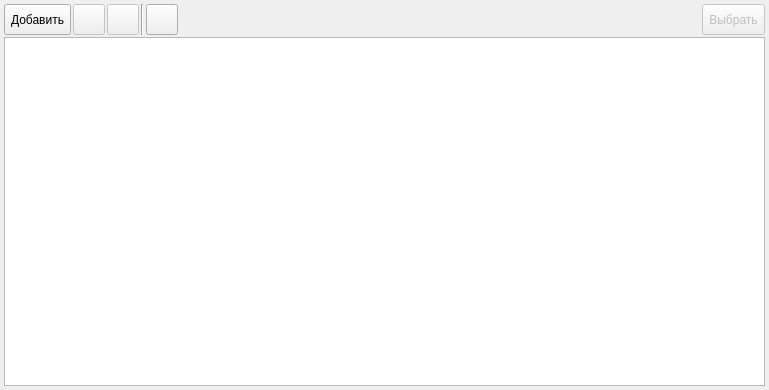
<?xml version="1.0" encoding="UTF-8"?>
<ui version="4.0">
 <class>FormSEOVariables</class>
 <widget class="QWidget" name="FormSEOVariables">
  <property name="geometry">
   <rect>
    <x>0</x>
    <y>0</y>
    <width>769</width>
    <height>390</height>
   </rect>
  </property>
  <property name="windowTitle">
   <string>Form</string>
  </property>
  <layout class="QVBoxLayout" name="verticalLayout">
   <property name="spacing">
    <number>2</number>
   </property>
   <property name="leftMargin">
    <number>4</number>
   </property>
   <property name="topMargin">
    <number>4</number>
   </property>
   <property name="rightMargin">
    <number>4</number>
   </property>
   <property name="bottomMargin">
    <number>4</number>
   </property>
   <item>
    <layout class="QHBoxLayout" name="horizontalLayout">
     <property name="spacing">
      <number>2</number>
     </property>
     <item>
      <widget class="QToolButton" name="toolButtonAdd">
       <property name="sizePolicy">
        <sizepolicy hsizetype="Preferred" vsizetype="Preferred">
         <horstretch>0</horstretch>
         <verstretch>0</verstretch>
        </sizepolicy>
       </property>
       <property name="toolTip">
        <string>Добавить доставку</string>
       </property>
       <property name="text">
        <string>Добавить</string>
       </property>
       <property name="icon">
        <iconset resource="../../res.qrc">
         <normaloff>:/32/icons/32x32/add.png</normaloff>:/32/icons/32x32/add.png</iconset>
       </property>
       <property name="iconSize">
        <size>
         <width>24</width>
         <height>24</height>
        </size>
       </property>
       <property name="toolButtonStyle">
        <enum>Qt::ToolButtonTextBesideIcon</enum>
       </property>
      </widget>
     </item>
     <item>
      <widget class="QToolButton" name="toolButtonEdit">
       <property name="enabled">
        <bool>false</bool>
       </property>
       <property name="sizePolicy">
        <sizepolicy hsizetype="Preferred" vsizetype="Preferred">
         <horstretch>0</horstretch>
         <verstretch>0</verstretch>
        </sizepolicy>
       </property>
       <property name="toolTip">
        <string>Редактировать доставку</string>
       </property>
       <property name="text">
        <string/>
       </property>
       <property name="icon">
        <iconset resource="../../res.qrc">
         <normaloff>:/32/icons/32x32/edit.png</normaloff>:/32/icons/32x32/edit.png</iconset>
       </property>
       <property name="iconSize">
        <size>
         <width>24</width>
         <height>24</height>
        </size>
       </property>
      </widget>
     </item>
     <item>
      <widget class="QToolButton" name="toolButtonDelete">
       <property name="enabled">
        <bool>false</bool>
       </property>
       <property name="sizePolicy">
        <sizepolicy hsizetype="Preferred" vsizetype="Preferred">
         <horstretch>0</horstretch>
         <verstretch>0</verstretch>
        </sizepolicy>
       </property>
       <property name="toolTip">
        <string>Удалить доставку</string>
       </property>
       <property name="text">
        <string/>
       </property>
       <property name="icon">
        <iconset resource="../../res.qrc">
         <normaloff>:/32/icons/32x32/delete.png</normaloff>:/32/icons/32x32/delete.png</iconset>
       </property>
       <property name="iconSize">
        <size>
         <width>24</width>
         <height>24</height>
        </size>
       </property>
      </widget>
     </item>
     <item>
      <widget class="Line" name="line">
       <property name="orientation">
        <enum>Qt::Vertical</enum>
       </property>
      </widget>
     </item>
     <item>
      <widget class="QToolButton" name="toolButtonRefresh">
       <property name="sizePolicy">
        <sizepolicy hsizetype="Preferred" vsizetype="Preferred">
         <horstretch>0</horstretch>
         <verstretch>0</verstretch>
        </sizepolicy>
       </property>
       <property name="toolTip">
        <string>Обновить данные</string>
       </property>
       <property name="text">
        <string/>
       </property>
       <property name="icon">
        <iconset resource="../../res.qrc">
         <normaloff>:/32/icons/32x32/refresh.png</normaloff>:/32/icons/32x32/refresh.png</iconset>
       </property>
       <property name="iconSize">
        <size>
         <width>24</width>
         <height>24</height>
        </size>
       </property>
      </widget>
     </item>
     <item>
      <spacer name="horizontalSpacer">
       <property name="orientation">
        <enum>Qt::Horizontal</enum>
       </property>
       <property name="sizeHint" stdset="0">
        <size>
         <width>649</width>
         <height>20</height>
        </size>
       </property>
      </spacer>
     </item>
     <item>
      <widget class="QToolButton" name="toolButtonSelect">
       <property name="enabled">
        <bool>false</bool>
       </property>
       <property name="sizePolicy">
        <sizepolicy hsizetype="Preferred" vsizetype="Preferred">
         <horstretch>0</horstretch>
         <verstretch>0</verstretch>
        </sizepolicy>
       </property>
       <property name="toolTip">
        <string>Удалить доставку</string>
       </property>
       <property name="text">
        <string>Выбрать</string>
       </property>
       <property name="icon">
        <iconset resource="../../res.qrc">
         <normaloff>:/64/icons/64x64/select.png</normaloff>:/64/icons/64x64/select.png</iconset>
       </property>
       <property name="iconSize">
        <size>
         <width>24</width>
         <height>24</height>
        </size>
       </property>
       <property name="toolButtonStyle">
        <enum>Qt::ToolButtonTextBesideIcon</enum>
       </property>
      </widget>
     </item>
    </layout>
   </item>
   <item>
    <widget class="QTreeView" name="treeViewSEOVariables">
     <property name="rootIsDecorated">
      <bool>false</bool>
     </property>
     <property name="itemsExpandable">
      <bool>false</bool>
     </property>
    </widget>
   </item>
  </layout>
  <action name="actionAdd">
   <property name="icon">
    <iconset resource="../../res.qrc">
     <normaloff>:/32/icons/32x32/add.png</normaloff>:/32/icons/32x32/add.png</iconset>
   </property>
   <property name="text">
    <string>Добавить</string>
   </property>
   <property name="toolTip">
    <string>Добавить SEO переменную</string>
   </property>
   <property name="shortcut">
    <string>Ctrl+Ins</string>
   </property>
  </action>
  <action name="actionDel">
   <property name="icon">
    <iconset resource="../../res.qrc">
     <normaloff>:/32/icons/32x32/delete.png</normaloff>:/32/icons/32x32/delete.png</iconset>
   </property>
   <property name="text">
    <string>Удалить</string>
   </property>
   <property name="toolTip">
    <string>Удалить выбранные переменные</string>
   </property>
   <property name="shortcut">
    <string>Ctrl+Del</string>
   </property>
  </action>
  <action name="actionEdit">
   <property name="icon">
    <iconset resource="../../res.qrc">
     <normaloff>:/32/icons/32x32/edit.png</normaloff>:/32/icons/32x32/edit.png</iconset>
   </property>
   <property name="text">
    <string>Редактировать</string>
   </property>
   <property name="toolTip">
    <string>Редактировать переменную</string>
   </property>
  </action>
  <action name="actionRefresh">
   <property name="icon">
    <iconset resource="../../res.qrc">
     <normaloff>:/32/icons/32x32/refresh.png</normaloff>:/32/icons/32x32/refresh.png</iconset>
   </property>
   <property name="text">
    <string>Обновить</string>
   </property>
   <property name="toolTip">
    <string>Обновить данные</string>
   </property>
   <property name="shortcut">
    <string>F5</string>
   </property>
  </action>
 </widget>
 <resources>
  <include location="../../res.qrc"/>
 </resources>
 <connections/>
</ui>
